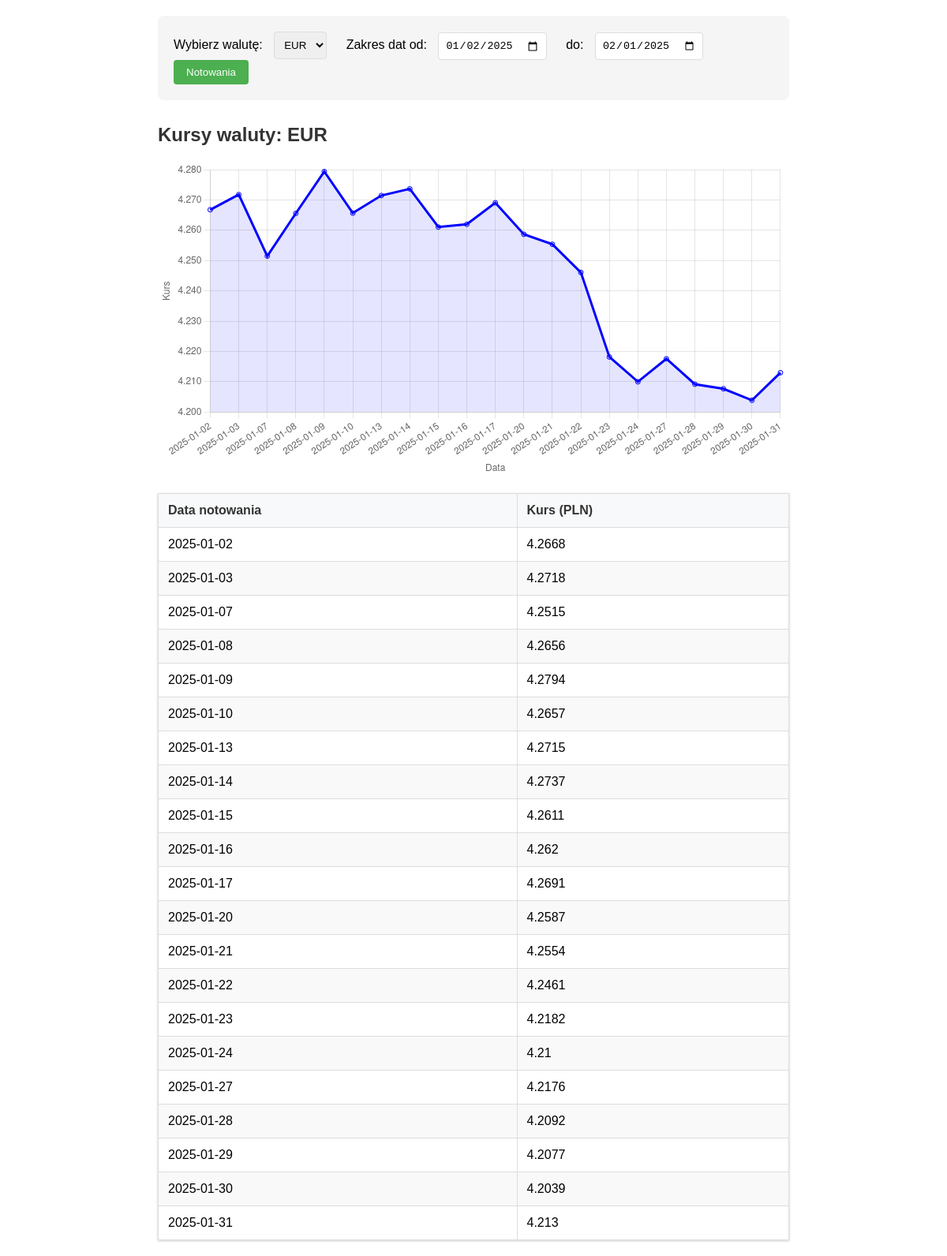
Page /kurs on the committed database.
### tables this page shows
CREATE TABLE rates (
            data DATE NOT NULL,
            currency_code VARCHAR NOT NULL,
            exchange_rate FLOAT NOT NULL,
            PRIMARY KEY (data, currency_code)
        );

### viewer.py (the view)
@app.route("/")  # brak jakichkolwiek parametrow
@app.route("/kurs")  # brak jakichkolwiek parametrow
@app.route("/kurs/<waluta>")  # tylko waluta
@app.route("/kurs/<waluta>/<data_od>")  # tylko waluta i data od
@app.route("/kurs/<waluta>/<data_od>/<data_do>")  # komplet parametrow
def kurs(waluta="EUR", data_od=None, data_do=None):
    today = datetime.now()
    today_30_days_ago = today - timedelta(days=30)
    if not data_od:
        data_od = today_30_days_ago.strftime("%Y-%m-%d")
    if not data_do:
        data_do = today.strftime("%Y-%m-%d")
    db = open_db(config)
    currencies = currency_lists_from_db(db)
    results = load_data_from_db(db, waluta, data_od, data_do)
    close_db(db)
    return render_template(
        "rates.html",
        data=results,
        currencies=currencies,  # lista dostepnych walut
        current_currency=waluta,  # aktualnie wybrana waluta
        selected_date_from=data_od,
        selected_date_to=data_do,
    )

### utils/db.py (called while the page is built)
def make_connection_string(config):
    if config["db_type"] == "sqlite":
        conn_str = f"sqlite:///{config['sqlite_database_file']}"
    elif config["db_type"] == "postgresql":
        conn_str = f"postgresql+psycopg2://{config['db_user']}:{config['db_pass']}@{config['db_host']}:{config['db_port']}/{config['db_name']}"
    else:
        conn_str = ""
    return conn_str

def open_db(config):
    connection_str = make_connection_string(config)
    db_engine = create_engine(connection_str)
    db_conn = db_engine.connect()
    return db_conn

def load_data_from_db(db_conn, currency, start_date, end_date):
    params = {
        "currency": currency.upper(),  # parametr moze byc malymi literami, w bazie mamy duze
        "start_date": start_date,
        "end_date": end_date,
    }
    query = """
        SELECT
            data, exchange_rate
        FROM rates
        WHERE
            currency_code = :currency
            AND data >= :start_date
            AND data <= :end_date
        ORDER BY
            data ASC;
    """
    try:
        db_results = db_conn.execute(text(query), params)
    except Exception as e:
        print(f"Blad pobrania kwotowan:\n{e}")
        return []
    results = []
    for r in db_results:
        results.append({"date": r[0], "rate": r[1]})
    return results

def currency_lists_from_db(db_conn):
    query = """
        SELECT DISTINCT currency_code
        FROM rates
        ORDER BY currency_code ASC;
    """
    try:
        db_results = db_conn.execute(text(query))
    except Exception as e:
        print(f"Blad pobrania listy walut:\n{e}")
        return []
    results = [r[0] for r in db_results]
    return results

### templates/rates.html (shortened to what this page needs)
<!DOCTYPE html>
<html>
<head>
</head>
<body>
    <form id="currencyForm" action="" method="get">
        <label for="currency">Wybierz walutę:</label>
        <select id="currency" name="currency">
            {% for currency in currencies %}
            <option value="{{ currency }}" {% if currency==current_currency %}selected{% endif %}>{{ currency.upper() }}
            </option>
            {% endfor %}
        </select>
        <label for="date_from">Zakres dat od:</label>
        <input type="date" id="date_from" name="date_from"
            value="{{ selected_date_from if selected_date_from else '' }}">
        <label for="date_to">do:</label>
        <input type="date" id="date_to" name="date_to" value="{{ selected_date_to if selected_date_to else '' }}">
        <button type="button" onclick="submitForm()">Notowania</button>
    </form>
    <div class="currency-header">
        Kursy waluty: {{ current_currency.upper() if current_currency else "Wybierz walutę" }}
    </div>
    <canvas id="exchangeRateChart"></canvas>
    <table>
        <thead>
            <tr>
                <th>Data notowania</th>
                <th>Kurs (PLN)</th>
            </tr>
        </thead>
        <tbody>
            {% for entry in data %}
            <tr>
                <td>{{ entry.date }}</td>
                <td>{{ entry.rate }}</td>
            </tr>
            {% endfor %}
        </tbody>
    </table>
    <script>
        function submitForm() {
            let currency = document.getElementById("currency").value || "eur";
            let dateFrom = document.getElementById("date_from").value;
            let dateTo = document.getElementById("date_to").value;
            let url = `/kurs/${currency}`;
            if (dateFrom) {
                url += `/${dateFrom}`;
                if (dateTo) {
                    url += `/${dateTo}`;
                }
            }
            window.location.href = url;
        }
        document.addEventListener("DOMContentLoaded", function () {
            const ctx = document.getElementById('exchangeRateChart').getContext('2d');
            const labels = {{ data | map(attribute = 'date') | list | tojson }};
            const rates = {{ data | map(attribute = 'rate') | list | tojson }};
            new Chart(ctx, {
                type: 'line',
                data: {
                    labels: labels,
                    datasets: [{
                        data: rates,
                        borderColor: 'blue',
                        backgroundColor: 'rgba(0, 0, 255, 0.1)',
                        fill: true,
                    }]
                },
                options: {
                    responsive: true,
                    plugins: {
                        legend: { display: false }
                    },
                    scales: {
                        x: { title: { display: true, text: 'Data' } },
                        y: { title: { display: true, text: 'Kurs' } }
                    }
                }
            });
        });
    </script>
</body>
</html>

### templates/rates.html (style rules this page uses)
body { font-family: Arial, sans-serif; max-width: 800px; margin: 20px auto; padding: 0 20px; }
form { background-color: #f5f5f5; padding: 20px; border-radius: 8px; margin-bottom: 30px; }
label { margin-right: 10px; }
select, input, button { margin-right: 20px; padding: 8px; border: 1px solid #ddd; border-radius: 4px; }
button { background-color: #4CAF50; color: white; border: none; cursor: pointer; padding: 8px 16px; }
.currency-header { font-size: 24px; color: #333; margin: 20px 0; font-weight: bold; }
table { width: 100%; border-collapse: collapse; margin-top: 20px; box-shadow: 0 1px 3px rgba(0, 0, 0, 0.2); }
th, td { padding: 12px; text-align: left; border: 1px solid #ddd; }
th { background-color: #f8f9fa; color: #333; }
tr:nth-child(even) { background-color: #f9f9f9; }

### rows in the picture
rates: date "2025-01-02", rate "4.2668"
rates: date "2025-01-03", rate "4.2718"
rates: date "2025-01-07", rate "4.2515"
rates: date "2025-01-08", rate "4.2656"
rates: date "2025-01-09", rate "4.2794"
rates: date "2025-01-10", rate "4.2657"
rates: date "2025-01-13", rate "4.2715"
rates: date "2025-01-14", rate "4.2737"
rates: date "2025-01-15", rate "4.2611"
rates: date "2025-01-16", rate "4.262"
rates: date "2025-01-17", rate "4.2691"
rates: date "2025-01-20", rate "4.2587"
rates: date "2025-01-21", rate "4.2554"
rates: date "2025-01-22", rate "4.2461"
rates: date "2025-01-23", rate "4.2182"
rates: date "2025-01-24", rate "4.21"
rates: date "2025-01-27", rate "4.2176"
rates: date "2025-01-28", rate "4.2092"
rates: date "2025-01-29", rate "4.2077"
rates: date "2025-01-30", rate "4.2039"
rates: date "2025-01-31", rate "4.213"

### other values in the picture
{{ current_currency.upper() if current_currency else "Wybierz walutę" }} "EUR"
form field currency "EUR"
chart data {{ data | map(attribute = 'rate') | list | tojson }} [4.2668, 4.2718, 4.2515, 4.2656, 4.2794, 4.2657, 4.2715, 4.2737, 4.2611, 4.262, 4.2691, 4.2587, 4.2554, 4.2461, 4.2182, 4.21, 4.2176, 4.2092, 4.2077, 4.2039, 4.213]
